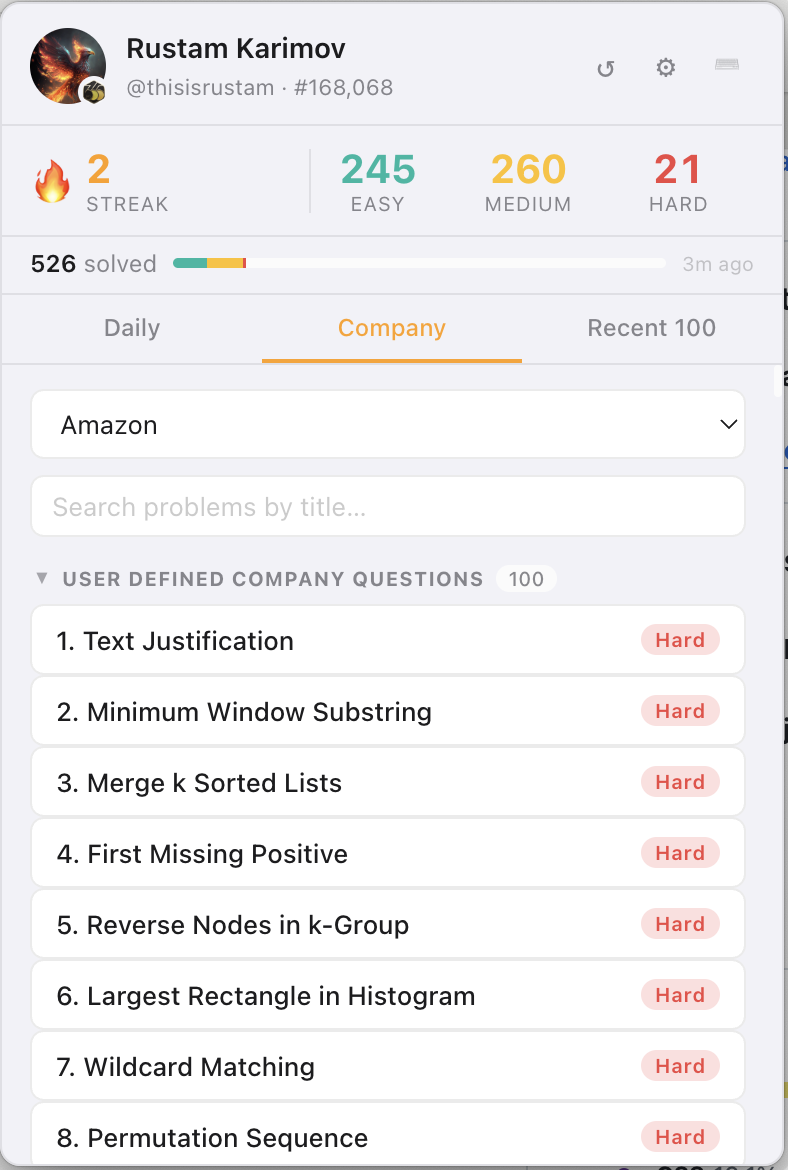
#> input picture scripts/menubar-app-mac.png, 788 x 1170 px
$ python make_tray_icons.py menubar-app-mac.png
#> lines starting #> are read from the running program, lines starting #| are printed output that depends on the picture
#!/usr/bin/env python3
import sys
from pathlib import Path
from PIL import Image

ASSETS_DIR = Path(__file__).parent.parent / "menubar-app" / "assets"
SIZES = {
    "tray-icon.png": 16,
    "tray-icon@2x.png": 32,
}


def convert(src: Path) -> None:
    img = Image.open(src).convert("RGBA")
#> img is the input picture: PIL image 788x1170 RGBA; mean R, G, B, A 240.9, 239.8, 241.4, 255
    for filename, size in SIZES.items():
        resized = img.resize((size, size), Image.LANCZOS)
        out = ASSETS_DIR / filename
        resized.save(out, "PNG")
        print(f"Saved {out} ({size}x{size})")
#> this loop made 2 passes
#> pass 1, in convert, `resized = img.resize((size, size), Image.LANCZOS)`:
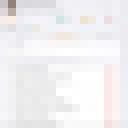
#> resized: PIL image 16x16 RGBA (shown 8 times larger); mean R, G, B, A 241.2, 240, 241.6, 255
#> pass 2, in convert, `resized = img.resize((size, size), Image.LANCZOS)`:
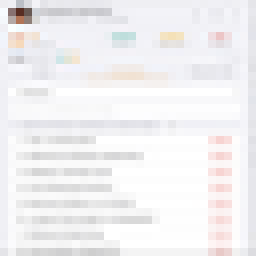
#> resized: PIL image 32x32 RGBA (shown 8 times larger); mean R, G, B, A 241.2, 240, 241.6, 255


if __name__ == "__main__":
    if len(sys.argv) != 2:
        print("Usage: python scripts/make_tray_icons.py <path-to-image>")
        sys.exit(1)

    src = Path(sys.argv[1])
    if not src.exists():
        print(f"Error: file not found: {src}")
        sys.exit(1)

    convert(src)
